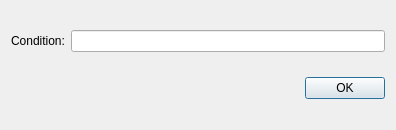
<?xml version="1.0" encoding="UTF-8"?>
<ui version="4.0">
 <class>ConditionalDialog</class>
 <widget class="QDialog" name="ConditionalDialog">
  <property name="geometry">
   <rect>
    <x>0</x>
    <y>0</y>
    <width>396</width>
    <height>130</height>
   </rect>
  </property>
  <property name="minimumSize">
   <size>
    <width>0</width>
    <height>130</height>
   </size>
  </property>
  <property name="maximumSize">
   <size>
    <width>16777215</width>
    <height>130</height>
   </size>
  </property>
  <property name="windowTitle">
   <string>Condition</string>
  </property>
  <property name="locale">
   <locale language="English" country="UnitedStates"/>
  </property>
  <layout class="QGridLayout" name="gridLayout">
   <item row="0" column="0">
    <layout class="QHBoxLayout" name="horizontalLayout">
     <item>
      <widget class="QLabel" name="conditionLabel">
       <property name="maximumSize">
        <size>
         <width>80</width>
         <height>16777215</height>
        </size>
       </property>
       <property name="text">
        <string>Condition:</string>
       </property>
      </widget>
     </item>
     <item>
      <widget class="QLineEdit" name="conditionText">
       <property name="minimumSize">
        <size>
         <width>300</width>
         <height>0</height>
        </size>
       </property>
      </widget>
     </item>
    </layout>
   </item>
   <item row="1" column="0">
    <widget class="QDialogButtonBox" name="buttonBox">
     <property name="orientation">
      <enum>Qt::Horizontal</enum>
     </property>
     <property name="standardButtons">
      <set>QDialogButtonBox::Ok</set>
     </property>
    </widget>
   </item>
  </layout>
 </widget>
 <resources/>
 <connections>
  <connection>
   <sender>buttonBox</sender>
   <signal>accepted()</signal>
   <receiver>ConditionalDialog</receiver>
   <slot>accept()</slot>
   <hints>
    <hint type="sourcelabel">
     <x>248</x>
     <y>254</y>
    </hint>
    <hint type="destinationlabel">
     <x>157</x>
     <y>274</y>
    </hint>
   </hints>
  </connection>
  <connection>
   <sender>buttonBox</sender>
   <signal>rejected()</signal>
   <receiver>ConditionalDialog</receiver>
   <slot>reject()</slot>
   <hints>
    <hint type="sourcelabel">
     <x>316</x>
     <y>260</y>
    </hint>
    <hint type="destinationlabel">
     <x>286</x>
     <y>274</y>
    </hint>
   </hints>
  </connection>
 </connections>
</ui>
